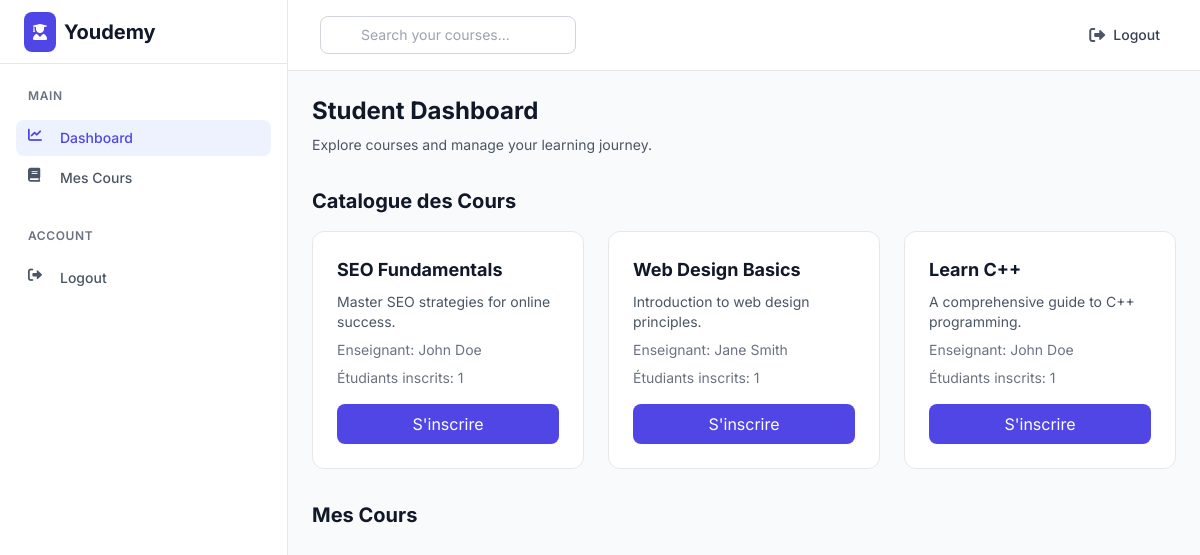
Page /views/etudiant/dashboard.php (signed in) on the committed database.
### tables this page shows
CREATE TABLE cours (
    id INT PRIMARY KEY AUTO_INCREMENT,
    titre VARCHAR(255) NOT NULL,
    description TEXT NOT NULL,
    contenu TEXT NOT NULL,
    type_contenu ENUM('video', 'document') NOT NULL,
    id_categorie INT,
    id_enseignant INT NOT NULL,
    statut ENUM('actif', 'inactif', 'brouillon') NOT NULL DEFAULT 'brouillon',
    FOREIGN KEY (id_categorie) REFERENCES categories(id_categorie) ON DELETE SET NULL,
    FOREIGN KEY (id_enseignant) REFERENCES utilisateurs(id) ON DELETE CASCADE
);

CREATE TABLE utilisateurs (
    id INT PRIMARY KEY AUTO_INCREMENT,
    nom VARCHAR(100) NOT NULL,
    email VARCHAR(100) NOT NULL UNIQUE,
    password VARCHAR(255) NOT NULL,
    role ENUM('admin', 'enseignant', 'etudiant') NOT NULL,
    status ENUM('actif', 'inactif', 'en_attente') NOT NULL DEFAULT 'en_attente'
);

### models/Course.php (called while the page is built, shortened)
<?php
class Course
{
    public function getAllCoursesWithDetails($categoryId = null, $search = null)
    {
        $db = Database::getInstance();
        $conn = $db->getConnection();
        $query = "
            SELECT
                c.*,
                cat.nom as category_name,
                u.nom as enseignant_nom,
                COUNT(DISTINCT i.id_etudiant) as nombre_etudiants,
                GROUP_CONCAT(DISTINCT t.nom) as tags
            FROM cours c
            LEFT JOIN categories cat ON c.id_categorie = cat.id_categorie
            LEFT JOIN utilisateurs u ON c.id_enseignant = u.id
            LEFT JOIN inscriptions i ON c.id = i.id_cours
            LEFT JOIN cours_tags ct ON c.id = ct.id_cours
            LEFT JOIN tags t ON ct.id_tag = t.id_tag";
        $params = [];
        $query .= " GROUP BY c.id ORDER BY c.id DESC";
        $stmt = $conn->prepare($query);
        $stmt->execute();
        return $stmt->fetchAll(PDO::FETCH_ASSOC);
    }
}

### views/etudiant/dashboard.php (the view, shortened to what this page needs)
<?php
require_once __DIR__ . '/../../models/Course.php';
$courseModel = new Course(null, null, null, null, null, null, null);
$courses = $courseModel->getAllCoursesWithDetails();
?>
<!DOCTYPE html>
<html lang="en" class="h-full bg-gray-50">
<head>
    <script src="https://cdn.tailwindcss.com"></script>
    <link rel="stylesheet" href="https://cdnjs.cloudflare.com/ajax/libs/font-awesome/6.0.0/css/all.min.css">
</head>
<body class="h-full">
    <div class="min-h-screen bg-gray-50 flex">
        <aside class="hidden lg:flex lg:flex-col lg:w-72 lg:fixed lg:inset-y-0 bg-white border-r border-gray-200">
            <div class="flex items-center h-16 px-6 border-b border-gray-200 bg-white">
                <div class="flex items-center gap-2">
                    <div class="bg-indigo-600 p-2 rounded-lg">
                        <i class="fas fa-user-graduate text-white"></i>
                    </div>
                    <span class="text-xl font-bold text-gray-900">Youdemy</span>
                </div>
            </div>
            <nav class="flex-1 px-4 py-6 space-y-8 overflow-y-auto">
                <div>
                    <h3 class="px-3 text-xs font-semibold text-gray-500 uppercase tracking-wider">Main</h3>
                    <div class="mt-4 space-y-1">
                        <a href="#" class="flex items-center px-3 py-2 text-sm font-medium rounded-lg bg-indigo-50 text-indigo-600">
                            <i class="fas fa-chart-line w-5 h-5"></i>
                            <span class="ml-3">Dashboard</span>
                        </a>
                        <a href="course_details" class="flex items-center px-3 py-2 text-sm font-medium rounded-lg text-gray-600 hover:bg-gray-50">
                            <i class="fas fa-book w-5 h-5"></i>
                            <span class="ml-3">Mes Cours</span>
                        </a>
                    </div>
                </div>
                <div>
                    <h3 class="px-3 text-xs font-semibold text-gray-500 uppercase tracking-wider">Account</h3>
                    <div class="mt-4 space-y-1">
                        <a href="../auth/logout.php" class="flex items-center px-3 py-2 text-sm font-medium rounded-lg text-gray-600 hover:bg-gray-50">
                            <i class="fas fa-sign-out-alt w-5 h-5"></i>
                            <span class="ml-3">Logout</span>
                        </a>
                    </div>
                </div>
            </nav>
        </aside>
        <div class="lg:pl-72 flex flex-col flex-1">
            <header class="sticky top-0 z-10 bg-white border-b border-gray-200">
                <div class="px-4 sm:px-6 lg:px-8 py-4">
                    <div class="flex items-center justify-between">
                        <div class="flex items-center gap-3">
                            <div class="hidden sm:block">
                                <input type="text"
                                       placeholder="Search your courses..."
                                       class="w-64 pl-10 pr-4 py-2 border border-gray-300 rounded-lg text-sm focus:outline-none focus:ring-2 focus:ring-indigo-500 focus:border-indigo-500">
                            </div>
                        </div>
                        <div class="flex items-center gap-4">
                            <a href="../auth/logout.php" class="flex items-center gap-2 p-2 rounded-lg hover:bg-gray-50">
                                <i class="fas fa-sign-out-alt text-gray-600"></i>
                                <span class="hidden sm:block font-medium text-sm text-gray-700">Logout</span>
                            </a>
                        </div>
                    </div>
                </div>
            </header>
            <main class="flex-1 p-6">
                <div class="mb-8">
                    <h1 class="text-2xl font-bold text-gray-900">Student Dashboard</h1>
                    <p class="mt-2 text-sm text-gray-600">Explore courses and manage your learning journey.</p>
                </div>
                <div class="mb-8">
                    <h2 class="text-xl font-bold text-gray-900 mb-4">Catalogue des Cours</h2>
                    <div class="grid grid-cols-1 md:grid-cols-2 lg:grid-cols-3 gap-6">
                        <?php foreach ($courses as $course): ?>
                            <div class="bg-white p-6 rounded-xl border border-gray-200 hover:shadow-lg transition-all">
                                <h3 class="text-lg font-bold text-gray-900"><?php echo htmlspecialchars($course['titre']); ?></h3>
                                <p class="text-sm text-gray-600 mt-2"><?php echo htmlspecialchars($course['description']); ?></p>
                                <p class="text-sm text-gray-500 mt-2">Enseignant: <?php echo htmlspecialchars($course['enseignant_nom']); ?></p>
                                <p class="text-sm text-gray-500 mt-2">Étudiants inscrits: <?php echo htmlspecialchars($course['nombre_etudiants']); ?></p>
                                <form action="dashboard.php" method="POST" class="mt-4">
                                    <button type="submit" name="inscription" class="w-full bg-indigo-600 text-white py-2 px-4 rounded-lg hover:bg-indigo-700">
                                        S'inscrire
                                    </button>
                                </form>
                            </div>
                        <?php endforeach; ?>
                    </div>
                </div>
                <div id="mes-cours" class="mb-8">
                    <h2 class="text-xl font-bold text-gray-900 mb-4">Mes Cours</h2>
                </div>
            </main>
        </div>
    </div>
</body>
</html>

### views/etudiant/dashboard.php (style rules this page uses)
body { font-family: 'Inter', sans-serif; }

### rows in the picture
cours: titre "SEO Fundamentals", description "Master SEO strategies for online success.", id_enseignant.nom "John Doe", nombre_etudiants "1"
cours: titre "Web Design Basics", description "Introduction to web design principles.", id_enseignant.nom "Jane Smith", nombre_etudiants "1"
cours: titre "Learn C++", description "A comprehensive guide to C++ programming.", id_enseignant.nom "John Doe", nombre_etudiants "1"
